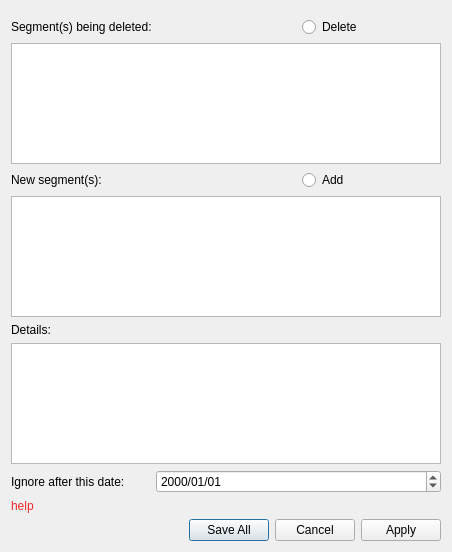
<?xml version="1.0" encoding="UTF-8"?>
<ui version="4.0">
 <class>ReplaceSegmentDialog</class>
 <widget class="QDialog" name="ReplaceSegmentDialog">
  <property name="geometry">
   <rect>
    <x>0</x>
    <y>0</y>
    <width>452</width>
    <height>552</height>
   </rect>
  </property>
  <property name="windowTitle">
   <string>Replace Segments</string>
  </property>
  <layout class="QGridLayout" name="gridLayout">
   <item row="0" column="0" colspan="3">
    <widget class="SegmentSelectionWidget" name="ssw" native="true"/>
   </item>
   <item row="1" column="0" colspan="2">
    <widget class="QLabel" name="label">
     <property name="text">
      <string>Segment(s) being deleted:</string>
     </property>
    </widget>
   </item>
   <item row="1" column="2">
    <widget class="QRadioButton" name="rbDelete">
     <property name="text">
      <string>Delete</string>
     </property>
    </widget>
   </item>
   <item row="2" column="0" colspan="3">
    <widget class="QPlainTextEdit" name="oldSegments"/>
   </item>
   <item row="3" column="0">
    <widget class="QLabel" name="label_2">
     <property name="text">
      <string>New segment(s):</string>
     </property>
    </widget>
   </item>
   <item row="3" column="2">
    <widget class="QRadioButton" name="rbAdd">
     <property name="text">
      <string>Add</string>
     </property>
    </widget>
   </item>
   <item row="4" column="0" colspan="3">
    <widget class="QPlainTextEdit" name="newSegments"/>
   </item>
   <item row="5" column="0">
    <widget class="QLabel" name="lblDetails">
     <property name="text">
      <string>Details:</string>
     </property>
    </widget>
   </item>
   <item row="6" column="0" colspan="3">
    <widget class="QTextEdit" name="details"/>
   </item>
   <item row="7" column="0">
    <widget class="QLabel" name="label_4">
     <property name="text">
      <string>Ignore after this date:</string>
     </property>
    </widget>
   </item>
   <item row="7" column="1" colspan="2">
    <widget class="QDateEdit" name="ignoreDate">
     <property name="dateTime">
      <datetime>
       <hour>0</hour>
       <minute>0</minute>
       <second>0</second>
       <year>2000</year>
       <month>1</month>
       <day>1</day>
      </datetime>
     </property>
     <property name="displayFormat">
      <string>yyyy/MM/dd</string>
     </property>
    </widget>
   </item>
   <item row="8" column="0">
    <widget class="QLabel" name="lblHelp">
     <property name="palette">
      <palette>
       <active>
        <colorrole role="WindowText">
         <brush brushstyle="SolidPattern">
          <color alpha="255">
           <red>239</red>
           <green>41</green>
           <blue>41</blue>
          </color>
         </brush>
        </colorrole>
       </active>
       <inactive>
        <colorrole role="WindowText">
         <brush brushstyle="SolidPattern">
          <color alpha="255">
           <red>239</red>
           <green>41</green>
           <blue>41</blue>
          </color>
         </brush>
        </colorrole>
       </inactive>
       <disabled>
        <colorrole role="WindowText">
         <brush brushstyle="SolidPattern">
          <color alpha="255">
           <red>190</red>
           <green>190</green>
           <blue>190</blue>
          </color>
         </brush>
        </colorrole>
       </disabled>
      </palette>
     </property>
     <property name="text">
      <string>help</string>
     </property>
     <property name="wordWrap">
      <bool>true</bool>
     </property>
    </widget>
   </item>
   <item row="9" column="0" colspan="3">
    <widget class="QDialogButtonBox" name="buttonBox">
     <property name="orientation">
      <enum>Qt::Horizontal</enum>
     </property>
     <property name="standardButtons">
      <set>QDialogButtonBox::Apply|QDialogButtonBox::Cancel|QDialogButtonBox::SaveAll</set>
     </property>
    </widget>
   </item>
  </layout>
 </widget>
 <customwidgets>
  <customwidget>
   <class>SegmentSelectionWidget</class>
   <extends>QWidget</extends>
   <header>segmentselectionwidget.h</header>
   <container>1</container>
  </customwidget>
 </customwidgets>
 <resources/>
 <connections>
  <connection>
   <sender>buttonBox</sender>
   <signal>accepted()</signal>
   <receiver>ReplaceSegmentDialog</receiver>
   <slot>accept()</slot>
   <hints>
    <hint type="sourcelabel">
     <x>248</x>
     <y>254</y>
    </hint>
    <hint type="destinationlabel">
     <x>157</x>
     <y>274</y>
    </hint>
   </hints>
  </connection>
  <connection>
   <sender>buttonBox</sender>
   <signal>rejected()</signal>
   <receiver>ReplaceSegmentDialog</receiver>
   <slot>reject()</slot>
   <hints>
    <hint type="sourcelabel">
     <x>316</x>
     <y>260</y>
    </hint>
    <hint type="destinationlabel">
     <x>286</x>
     <y>274</y>
    </hint>
   </hints>
  </connection>
 </connections>
</ui>
